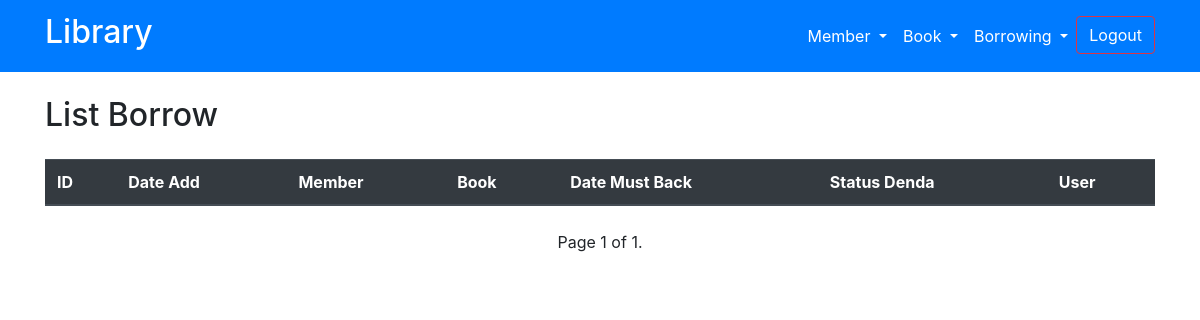
/borrow-list/ (signed in), run on an earlier commit of the app's database.
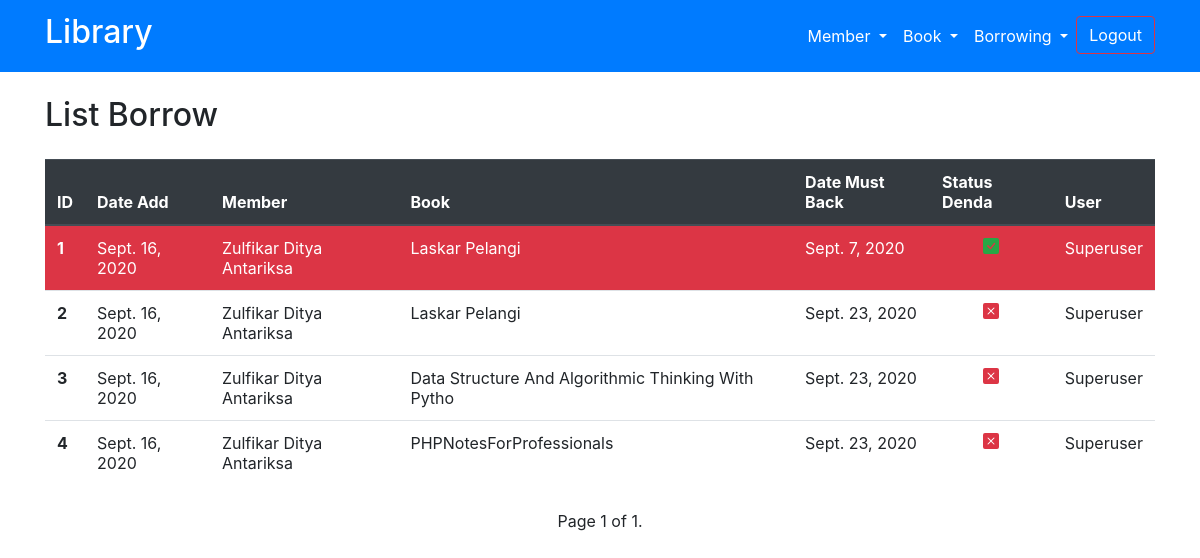
And on a later commit of the database.
### my_app/models.py (models this page shows, shortened)
class Peminjaman(models.Model):
    dateAdd = models.DateField(auto_now_add=True)
    member = models.ForeignKey(Member, on_delete=models.CASCADE)
    book = models.ForeignKey(Book, on_delete=models.CASCADE)
    date_must_back = models.DateField(auto_created=back_day)
    date_back_by_member = models.DateField(blank=True, null=True)
    status_denda = models.BooleanField(default=False)
    status_pengembalian = models.BooleanField(default=False)
    user = models.ForeignKey(User, on_delete=models.CASCADE)
    class Meta:
        verbose_name = "Peminjaman"
        verbose_name_plural = "Peminjamans"
        ordering = ['-dateAdd']
    def denda_check(self):
        today = datetime.date.today()
        if self.date_must_back < today:
            self.status_denda = True
            self.save()
        else:
            self.status_denda = False
            self.save()

class Member(models.Model):
    name = models.CharField(max_length=40)
    date_in = models.DateField(auto_now_add=True)
    address = models.CharField(max_length=50)
    email = models.EmailField(max_length=254)
    date_born = models.DateField()
    status = models.BooleanField(default=True)
    class Meta:
        verbose_name = "Member"
        verbose_name_plural = "Members"
        ordering = ['-date_in']
    def __str__(self):
        return self.name

class Book(models.Model):
    dateAdd = models.DateField(auto_now_add=True)
    author = models.CharField(max_length=50)
    title = models.CharField(max_length=50)
    denda = models.IntegerField(default=10000)
    denda_hilang = models.IntegerField(default=50000)
    status = models.BooleanField(default=True)
    status_dipinjam = models.BooleanField(default=False)
    rating = models.ForeignKey(Rating, on_delete=models.CASCADE,)
    categorie = models.ForeignKey(Categorie, on_delete=models.CASCADE,)
    user = models.ForeignKey(User, on_delete=models.CASCADE)
    class Meta:
        verbose_name = "Book"
        verbose_name_plural = "Books"
        ordering = ['-dateAdd']
    def __str__(self):
        return self.title

### my_app/views.py (the view)
# urls.py: path('borrow-list/', views.borrow_list, name='borrow-list'),
def borrow_list(request):
    if request.user.is_authenticated:
        page = 'Borrow'
        boorow_object = Peminjaman.objects.filter(status_pengembalian=False).order_by('id')
        for i in boorow_object:
            i.denda_check()
        paginator = Paginator(boorow_object, 100)
        pageNum = request.GET.get('page')
        dataresult = paginator.get_page(pageNum)
        return render(request, 'home/list-borrow.html', {
            'data': dataresult,
            'page': page,
        })
    else:
        return HttpResponseRedirect(reverse('login'))

### templates/home/list-borrow.html (shortened to what this page needs)
{% extends 'base.html' %}
{% load static %}
{% block content %}
<div class="container my-4 text-capitalize">
    <h2 class="mb-3">List {{page}}</h2>
</div>
<div class="container my-4 text-capitalize">
    <table class="table table-hover">
        <thead class="thead-dark">
            <th scope="col">ID</th>
            <th scope="col">date add</th>
            <th scope="col">Member</th>
            <th scope="col">book</th>
            <th scope="col">date must back</th>
            <th scope="col">status denda</th>
            <th scope="col">user</th>
        </thead>
        <tbody>
            {% for i in data %}
            {% if i.status_denda is True%}
            <tr class="bg-danger text-white">
            {% else %}
            <tr>
            {% endif %}
                <th scope="row">{{i.id}}</th>
                <td>{{i.dateAdd}}</td>
                <td>{{i.member}}</td>
                <td>{{i.book}}</td>
                <td>{{i.date_must_back}}</td>
                {% if i.status_denda is True %}
                <td class="text-success text-center">
                </td>
                {% else %}
                <td class="text-danger text-center">
                </td>
                {% endif %}
                <td>{{i.user}}</td>
            </tr>
            {% endfor %}
        </tbody>
    </table>
</div>
<div class="container">
    <div class="row">
        <div class="col text-center">
            <span> Page {{ data.number }} of {{ data.paginator.num_pages }}.</span>
        </div>
    </div>
</div>
{% endblock content %}

What changed in the data, as far as the page shows it:
added Peminjaman: id "1", dateAdd "Sept. 16, 2020", member "Zulfikar Ditya Antariksa", book "Laskar Pelangi", date_must_back "Sept. 7, 2020", status_denda True (drawn), user "Superuser"
added Peminjaman: id "2", dateAdd "Sept. 16, 2020", member "Zulfikar Ditya Antariksa", book "Laskar Pelangi", date_must_back "Sept. 23, 2020", status_denda False (drawn), user "Superuser"
added Peminjaman: id "3", dateAdd "Sept. 16, 2020", member "Zulfikar Ditya Antariksa", book "Data Structure And Algorithmic Thinking With Pytho", date_must_back "Sept. 23, 2020", status_denda False (drawn), user "Superuser"
added Peminjaman: id "4", dateAdd "Sept. 16, 2020", member "Zulfikar Ditya Antariksa", book "PHPNotesForProfessionals", date_must_back "Sept. 23, 2020", status_denda False (drawn), user "Superuser"
